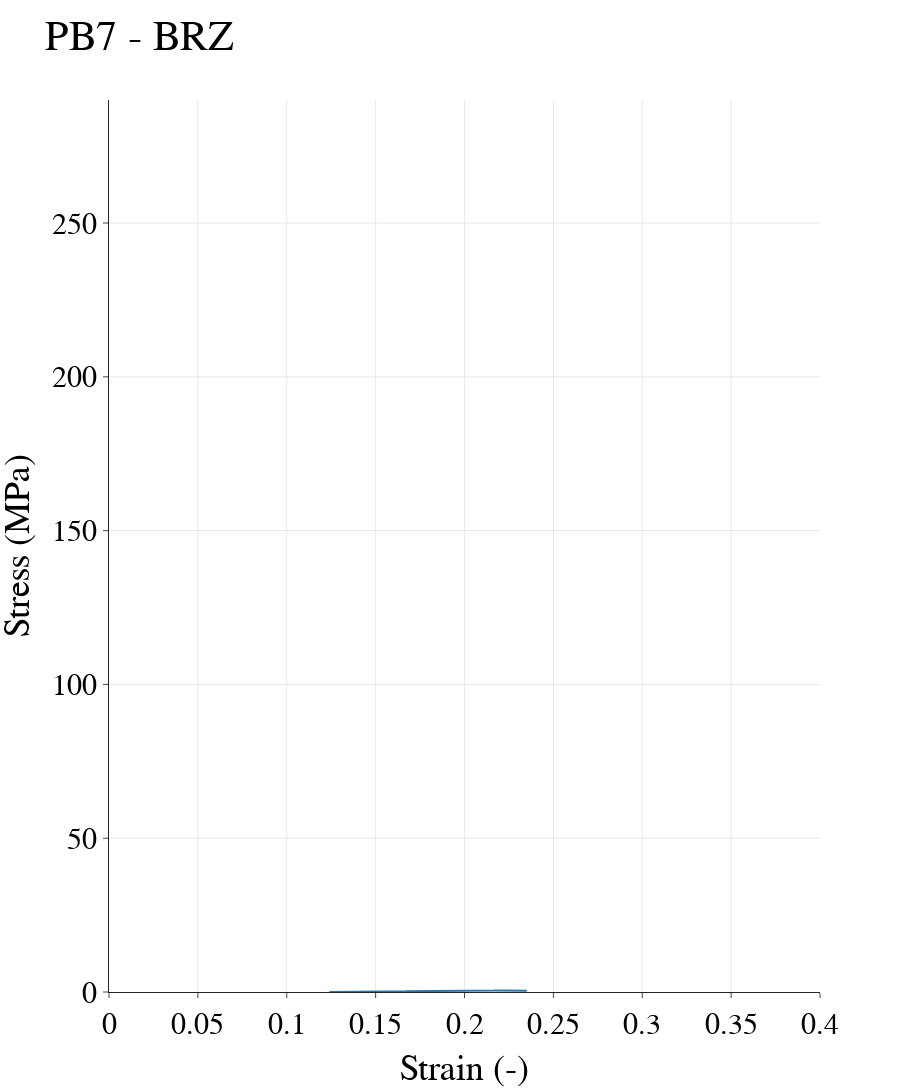

The code cell stored with this chart in its notebook:
### Code cell
# ### PLOTTING
# ## Plot the data
fig = go.Figure()
fig.add_trace(go.Scatter(x=strain1, y=stress1))

# fig.add_annotation(x=x, y=y,
#             text="Strain={:.4f}, Stress={:.4f}".format(x, y),
#             showarrow=True,
#             xanchor="right",
#             arrowhead=1)

# fig.add_annotation(x=x, y=0,
#             text=TensileS,
#             showarrow=False,
#             arrowhead=1)

fig.update_layout(
    yaxis=dict(range=[0, 290]),
    xaxis=dict(range=[0, 0.4]), 
    template="simple_white", autosize=False, width=900, height=1100,
    title="PB7 - BRZ",
    xaxis_title="Strain (-)",
    yaxis_title="Stress (MPa)",
    font=dict(
        family="New Times Roman",
        size=30,
        color="Black"
    ),
    legend=dict(title=None, orientation='h', y=1, yanchor="bottom", x=1, xanchor="right", font=dict(size = 16), bordercolor='black', borderwidth=1)
)

fig.update_yaxes(showgrid=True)
fig.update_xaxes(showgrid=True)

fig.show()
# plt.plot(strain1, stress1, color='black')

# ### Plot text, box, arrow and dot
# text= "x={:.4f}, y={:.4f}".format(x, y)                                                                  # Create the text for the peak

# bbox_props = dict(boxstyle="square,pad=0.3", fc="w", ec="k", lw=0.72)

# arrowprops=dict(arrowstyle="->",connectionstyle="angle,angleA=90,angleB=0")

# kw = dict(xycoords='data',textcoords="axes fraction",
#               arrowprops=arrowprops, bbox=bbox_props, ha="right", va="center")

# plt.annotate(text, xy=(x, y), xytext=(0.8,0.95), **kw)


# ## Plot the dot
# plt.plot(x, y, marker="o", markersize=4, markeredgecolor="b", markerfacecolor="b")


# plt.title('PB7_BRZ Test')
# plt.xlabel('Average LVDTs [-]')
# plt.ylabel('Load 50 [kN]')

# plt.text(0.16, 0.02, TensileS, {'color': 'C0', 'fontsize': 8})

# plt.show()

### Figure 1 — Plotly figure (JSON) as saved in the notebook; plotly's stock layout.template omitted (floating-point values rounded to 4 significant figures; data arrays with more than 128 entries replaced by an {"elided": "..."} marker saying what was removed)
{"data": [{"type": "scatter", "x": {"elided": "2222 float values"}, "y": {"elided": "2222 float values"}}], "layout": {"autosize": false, "font": {"color": "Black", "family": "New Times Roman", "size": 30}, "height": 1100, "legend": {"bordercolor": "black", "borderwidth": 1, "font": {"size": 16}, "orientation": "h", "title": {}, "x": 1, "xanchor": "right", "y": 1, "yanchor": "bottom"}, "title": {"text": "PB7 - BRZ"}, "width": 900, "xaxis": {"range": [0, 0.4], "showgrid": true, "title": {"text": "Strain (-)"}}, "yaxis": {"range": [0, 290], "showgrid": true, "title": {"text": "Stress (MPa)"}}}}
